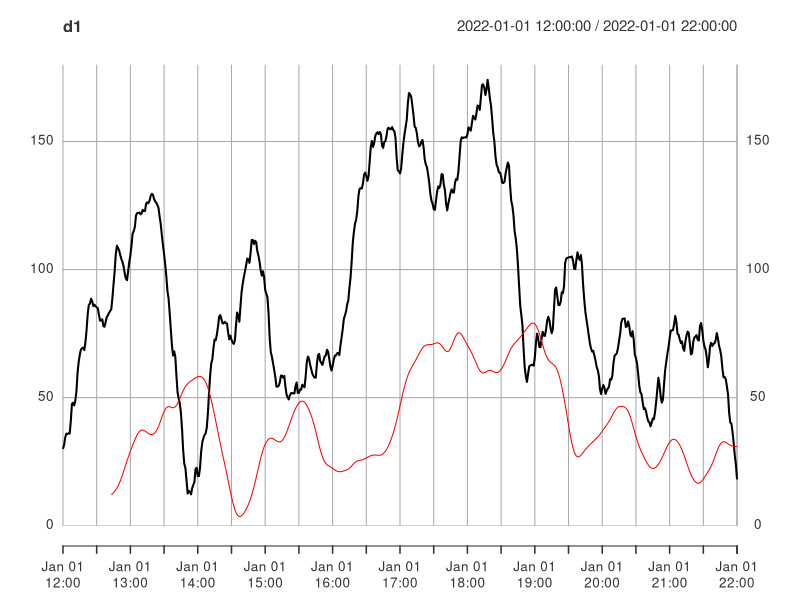
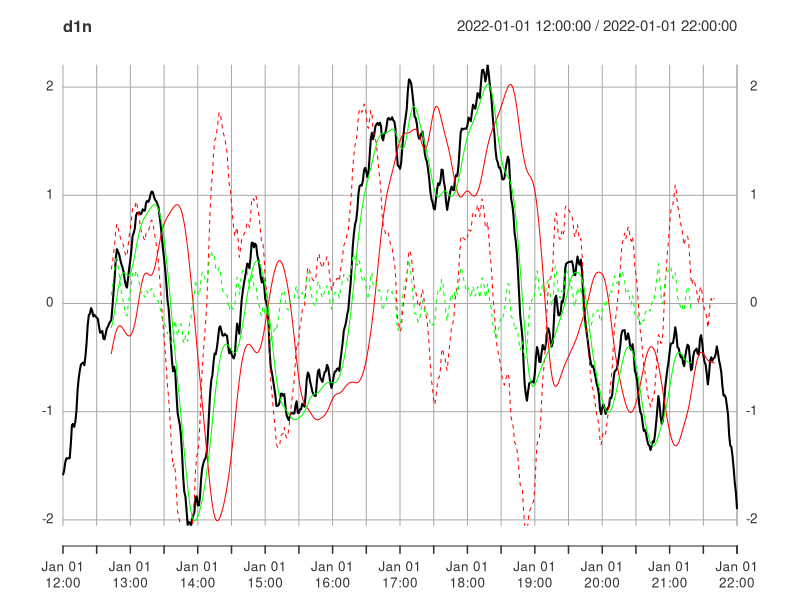
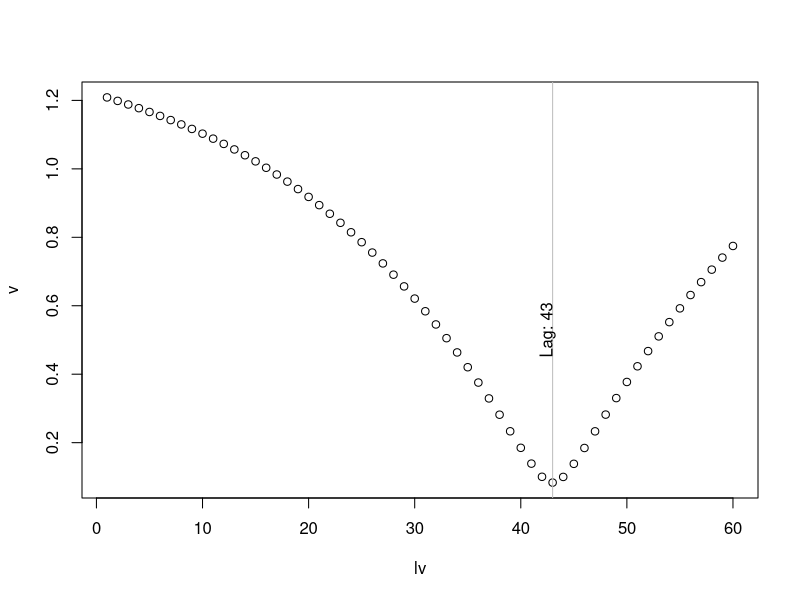

Recreate these plots in R, in order.
## ---- chunk 1
knitr::opts_chunk$set(echo = TRUE)
library(xts)
## ---- chunk 2
set.seed(1)
lag <- 43
l1 <- 30
l2 <- -5
d1 <- l1 + arima.sim(list(ar=c(0.5, -0.2, 0.3, -0.1, 0.2), 
                          ma=2, 
                          order=c(5, 1, 1)), 
                     600)
d1 <- xts(d1, 
          order.by = seq(from=ISOdate(2022, 1, 1), by="min", along.with=d1))
## ---- chunk 3
d2 <- l2 + ts(
  ksmooth(time(d1), d1,kernel="normal", bandwidth = 600)$y,
  start = start(d1)
) * 0.5
d2 <- xts(d2, 
          order.by = seq(from=ISOdate(2022, 1, 1), by="min", along.with=d2))
d2 <- lag(d2, lag, na.pad=F)
## ---- chunk 4
invisible(plot(d1, typ="l", ylim=c(0, 180)))
lines(d2, col="red")
## ---- chunk 5
normalize <- function(x) (x - mean(x, na.rm = T))/sd(x, na.rm = T)
d1n <- normalize(d1)
d2n <- normalize(d2)
l <- 20
invisible(plot(d1n, typ="l"))
invisible(lines(lag(d2n, -l), col="red"))
invisible(lines(d1n - lag(d2n, -l), col="red", lty=2))
l <- 40
invisible(lines(lag(d2n, -l), col="green"))
lines(d1n - lag(d2n, -l), col="green", lty=2)
## ---- chunk 6
lv <- 1:60
v <- sapply(lv, function(n) sd(d1n - lag(d2n, -n), na.rm = T))
plot(lv,v)
abline(v=lv[which.min(v)], col="gray")
text(lv[which.min(v)], 0.5, labels=paste("Lag:", lv[which.min(v)]), srt=90, pos=3)
